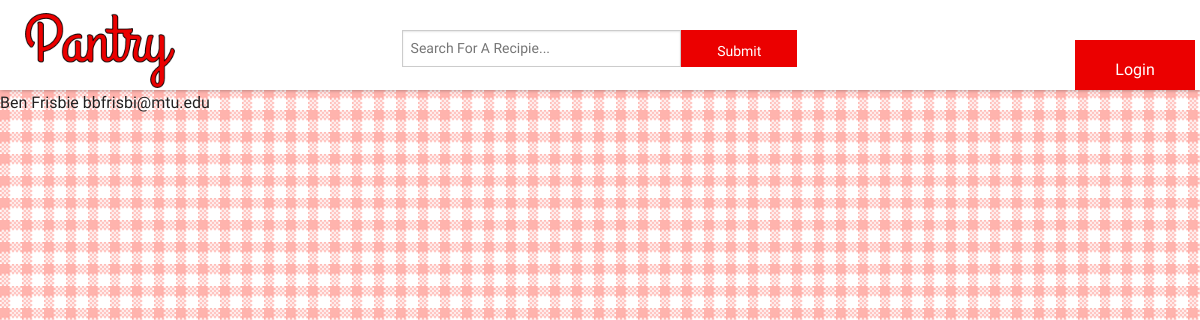
/get_users, run on the app's committed database.
### app/models.py (models this page shows, shortened)
class User(db.Model):
    id = db.Column(db.Integer, primary_key = True)
    first_name = db.Column(db.String(4000), unique = True)
    last_name = db.Column(db.String(4000), unique = True)
    image = db.Column(db.String(4000), unique = True)
    email = db.Column(db.String(4000), unique = True)
    recipes = db.relationship('Recipe', backref = 'author', lazy = 'dynamic')
    role = db.Column(db.SmallInteger, default = ROLE_USER)

### app/views.py (the view)
@app.route('/get_users')
def get_users():
    users = models.User.query.all()
    return render_template('print_users.html', users = users)

### app/views.py (called while the page is built)
@app.before_request
def before_request():
    g.user = current_user

### app/templates/print_users.html
{% extends "base.html" %}
{% block content %}
{% for user in users %}
<p>{{user.first_name}}
   {{user.last_name}}
   {{user.email}}
    </p>
{% endfor %}
{% endblock %}

### app/static/css/pantry.css (style rules this page uses)
body { font-family:"Varela Round"; background: url('../images/plaid2.png') repeat; }
body * { font-family:"Varela Round"; }

### data on the page
User: first_name "Ben", last_name "Frisbie", email "bbfrisbi@mtu.edu"
